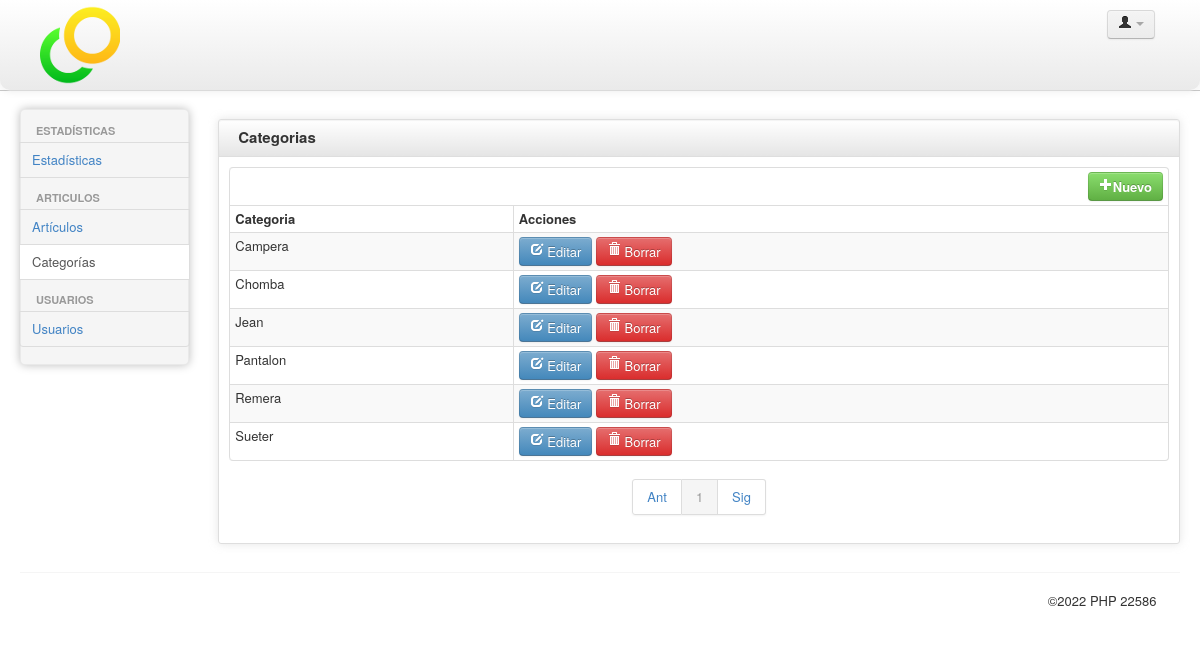
Page /sitio/back/categorias.php on the committed database.
### tables this page shows
CREATE TABLE `categorias` (
  `id` int(11) NOT NULL,
  `categoria` varchar(255) NOT NULL
);

### sitio/back/config/database.php (called while the page is built, shortened)
<?php
$mysqlSESSION_database=0;
function MySQLSESSIONDB_Open()
{
   global $mysqlSESSION_database;
   if (0==$mysqlSESSION_database)
   {
      $mysqlSESSION_database = mysqli_connect ($_SESSION['dbserver'], $_SESSION['dbusername'], $_SESSION['dbpassword'],$_SESSION['dbdatabase'])
         or $ok=FALSE;
   }
   return $mysqlSESSION_database;
}
function MySQLSESSION_ExecuteSQL($Query)
{
   $mysqlSESSION_database = MySQLSESSIONDB_Open();
   if (0!=$mysqlSESSION_database) {
      mysqli_set_charset( $mysqlSESSION_database, 'utf8');
      $Recordset = mysqli_query($mysqlSESSION_database, $Query);
   }
   return $Recordset;
}
?>

### sitio/back/categorias.php (the view, shortened to what this page needs)
<?php include('header.php'); ?>
			<div class="row-fluid sortable">
				<div class="box span12">
					<div class="box-header well" data-original-title>
						<h2>Categorias</h2>
					</div>
					<div class="box-content">
						<table class="table table-bordered table-striped table-condensed">
							  <thead>
                              <tr>
									  <th colspan="6" >
							    <a style="float:right" class="btn btn-success" href="categorias-editar.php?action=alta"> <i class="icon-plus icon-white"></i>Nuevo </a></th>
							    </tr>
								  <tr>
									  <th>Categoria</th>
								       <th>Acciones</th>
								  </tr>
							  </thead>
							  <tbody>
								<?php
$pag=$_GET["pag"];
if (!isset($pag)) $pag = 1;
$tampag = 50;
$reg1 = ($pag-1) * $tampag;
$sql="select * from categorias order by categoria asc";
$result = MySQLSESSION_ExecuteSQL($sql);
$total = mysqli_num_rows($result);
for ($i=$reg1; $i<min($reg1+$tampag, $total); $i++) {
    mysqli_data_seek($result, $i);
	$row = mysqli_fetch_array($result);
	?>
                                <tr>
									<td class="center"><?php echo $row['categoria']; ?></td>
								    <td class="center"> <a class="btn btn-info" href="categorias-editar.php?id=<?php echo $row['id']; ?>&action=modificar"> <i class="icon-edit icon-white"></i> Editar </a>  <a class="btn btn-danger" href="javascript: deleteAlert('<?php echo $row['categoria']; ?>','<?php echo $row['id'];?>')"> <i class="icon-trash icon-white"></i> Borrar </a> </td>
								</tr>
                                <?php }  ?>
							  </tbody>
						 </table>
<div class="pagination pagination-centered">
						  <ul>
							<?php  echo paginar($pag, $total, $tampag, "categorias.php?pag="); ?>
						  </ul>
						</div>
					</div>
				</div>
			</div>
<?php include('footer.php'); ?>

### sitio/back/css/charisma-app.css (style rules this page uses)
.box { border: 1px solid #DEDEDE; border-radius:3px; -webkit-border-radius:3px; -moz-border-radius:3px; margin-top: 10px; margin-bottom: 10px ; box-shadow: 0 0 10px rgba(189, 189, 189, 0.4); -webkit-box-shadow: 0 0 10px rgba(189, 189, 189, 0.4); -moz-box-shadow: 0 0 10px rgba(189, 189, 189, 0.4); }
.box-header { border:none; padding-top:5px; border-bottom: 1px solid #DEDEDE; border-radius:3px 3px 0 0; -webkit-border-radius:3px 3px 0 0; -moz-border-radius:3px 3px 0 0; height:12px; min-height:12px; margin-bottom: 0; cursor:move; font-weight:bold; font-size:16px; background: -moz-linear-gradient(top, rgba(255,255,255,0) 0%, rgba(0,0,0,0.1) 100%); background: -webkit-gradient(linear, left top, left bottom, color-stop(0%,rgba(255,255,255,0)), color-stop(100%,rgba(0,0,0,0.1))); background: -webkit-linear-gradient(top, rgba(255,255,255,0) 0%,rgba(0,0,0,0.1) 100%); background: -o-linear-gradient(top, rgba(255,255,255,0) 0%,rgba(0,0,0,0.1) 100%); background: -ms-linear-gradient(top, rgba(255,255,255,0) 0%,rgba(0,0,0,0.1) 100%); background: linear-gradient(to bottom, rgba(255,255,255,0) 0%,rgba(0,0,0,0.1) 100%); filter: progid:DXImageTransform.Microsoft.gradient( startColorstr='#00ffffff', endColorstr='#1a000000',GradientType=0 ); }
.box-header h2 { font-size:15px; width:auto; clear:none; float:left; line-height:25px; white-space: nowrap; }
.box-content { padding:10px; }

### sitio/back/header.php (style rules this page uses)
body { padding-bottom: 40px; }

### rows in the picture
categorias: categoria "Campera"
categorias: categoria "Chomba"
categorias: categoria "Jean"
categorias: categoria "Pantalon"
categorias: categoria "Remera"
categorias: categoria "Sueter"

### other values in the picture
$actual "1"
